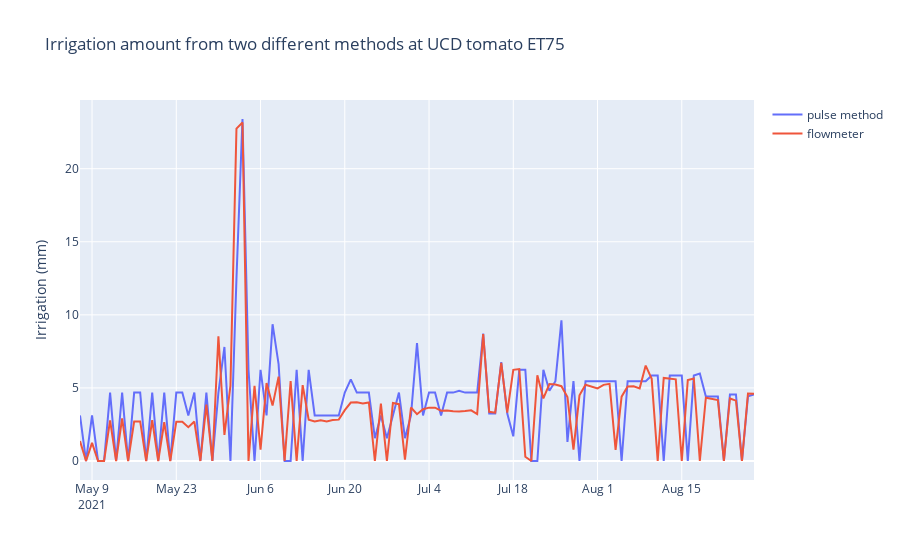

Notebook cell for this chart:
### Code cell
figure = go.FigureWidget(
    data=[
        go.Scatter(
            x=tom_ET75_both["time"],
            y=tom_ET75_both["volume (mm)"],
            name="pulse method",
        ),
        go.Scatter(
            x=tom_ET75_both["time"],
            y=tom_ET75_both["ET75_tom"],
            name="flowmeter",
            
        ),
    ]
   
)
figure.update_layout(title = 'Irrigation amount from two different methods at UCD tomato ET75', yaxis ={'title': 'Irrigation (mm)'} )
figure.show()
